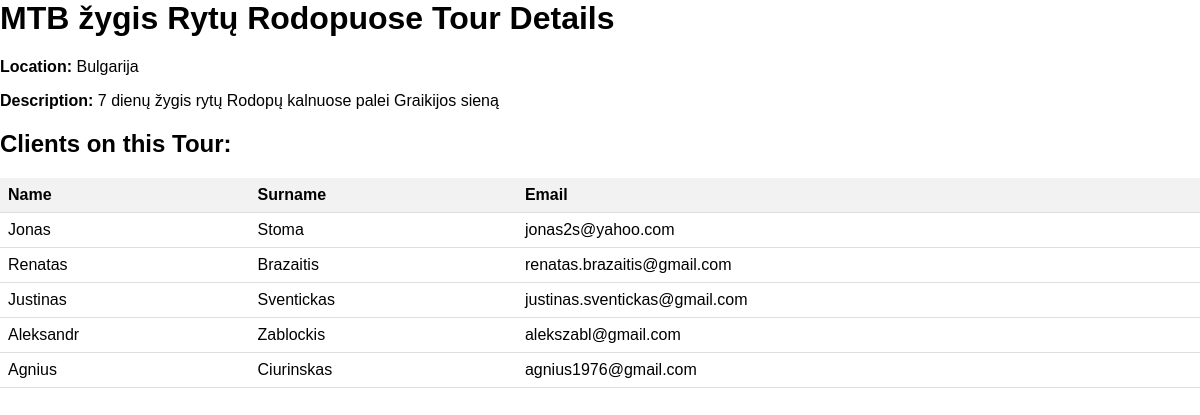
The app's page /tour_details/2 (signed in) with its own data.
### models.py (models this page shows)
class Tour(db.Model):
    __tablename__ = 'tours'
    id = Column(Integer, primary_key=True)
    name = Column(String)
    description = Column(String)
    location = Column(String)
    bookings = relationship('Booking', back_populates='tour')
    clients = relationship('Client', back_populates='tour')
    date_start = Column(DateTime)  # Pradžios data
    date_end = Column(DateTime)  # Pabaigos data

class Client(db.Model):
    __tablename__ = 'clients'
    id = Column(Integer, primary_key=True)
    name = Column(String)
    surname = Column(String)
    email = Column(String)
    tour_id = Column(Integer, ForeignKey('tours.id'))
    tour_name = Column(String)
    tour = relationship('Tour', back_populates='clients')

### routes.py (the view)
@app.route('/tour_details/<int:tour_id>')
@login_required
def tour_details(tour_id):
    tour = Tour.query.get(tour_id)
    clients = Client.query.filter_by(tour_id=tour_id).all()
    return render_template('tour_details.html', tour=tour, clients=clients)

### __init__.py (called while the page is built)
@login_manager.user_loader
def load_user(user_id):
    return User.query.get(int(user_id))

### templates/tour_details.html (shortened to what this page needs)
<!DOCTYPE html>
<html lang="en">
<head>
    <link rel="stylesheet" href="{{ url_for('static', filename='css/styles.css') }}">
    <link rel="stylesheet" href="{{ url_for('static', filename='css/tour_details.css') }}">
</head>
<body>
    <h1>{{ tour.name }} Tour Details</h1>
    <p><strong>Location:</strong> {{ tour.location }}</p>
    <p><strong>Description:</strong> {{ tour.description }}</p>
    <h2>Clients on this Tour:</h2>
    <table>
        <tr>
            <th>Name</th>
            <th>Surname</th>
            <th>Email</th>
        </tr>
        {% for client in clients %}
        <tr>
            <td>{{ client.name }}</td>
            <td>{{ client.surname }}</td>
            <td>{{ client.email }}</td>
        </tr>
        {% endfor %}
    </table>
</body>
</html>

### static/css/styles.css (style rules this page uses)
body { font-family: Arial, sans-serif; margin: 0; padding: 0; }

### static/css/tour_details.css (style rules this page uses)
table { width: 100%; border-collapse: collapse; margin-top: 20px; }
th, td { padding: 8px; text-align: left; border-bottom: 1px solid #ddd; }
th { background-color: #f2f2f2; }
h1 { margin-top: 0; }
h2 { margin-top: 20px; }

### records on screen
Tour: name "MTB žygis Rytų Rodopuose", location "Bulgarija", description "7 dienų žygis rytų Rodopų kalnuose palei Graikijos sieną"
Client: name "Jonas", surname "Stoma", email "jonas2s@yahoo.com"
Client: name "Renatas", surname "Brazaitis", email "renatas.brazaitis@gmail.com"
Client: name "Justinas", surname "Sventickas", email "justinas.sventickas@gmail.com"
Client: name "Aleksandr", surname "Zablockis", email "alekszabl@gmail.com"
Client: name "Agnius", surname "Ciurinskas", email "agnius1976@gmail.com"
